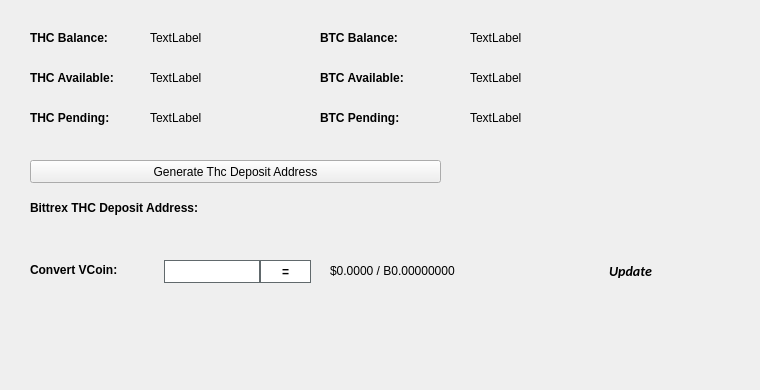
   <widget class="QWidget" name="BalanceTab">
    <attribute name="title">
     <string>Balance</string>
    </attribute>
    <widget class="QLabel" name="BitcoinBalanceLabel">
     <property name="geometry">
      <rect>
       <x>470</x>
       <y>30</y>
       <width>150</width>
       <height>16</height>
      </rect>
     </property>
     <property name="text">
      <string>TextLabel</string>
     </property>
    </widget>
    <widget class="QLabel" name="THCBalanceLabel">
     <property name="geometry">
      <rect>
       <x>150</x>
       <y>30</y>
       <width>150</width>
       <height>16</height>
      </rect>
     </property>
     <property name="text">
      <string>TextLabel</string>
     </property>
    </widget>
    <widget class="QLabel" name="label_11">
     <property name="geometry">
      <rect>
       <x>30</x>
       <y>30</y>
       <width>101</width>
       <height>16</height>
      </rect>
     </property>
     <property name="font">
      <font>
       <weight>75</weight>
       <bold>true</bold>
      </font>
     </property>
     <property name="text">
      <string>THC Balance:</string>
     </property>
    </widget>
    <widget class="QLabel" name="label_12">
     <property name="geometry">
      <rect>
       <x>320</x>
       <y>30</y>
       <width>101</width>
       <height>16</height>
      </rect>
     </property>
     <property name="font">
      <font>
       <weight>75</weight>
       <bold>true</bold>
      </font>
     </property>
     <property name="text">
      <string>BTC Balance:</string>
     </property>
    </widget>
    <widget class="QLabel" name="THCAvailableLabel_2">
     <property name="geometry">
      <rect>
       <x>150</x>
       <y>70</y>
       <width>150</width>
       <height>16</height>
      </rect>
     </property>
     <property name="text">
      <string>TextLabel</string>
     </property>
    </widget>
    <widget class="QLabel" name="label_13">
     <property name="geometry">
      <rect>
       <x>30</x>
       <y>70</y>
       <width>111</width>
       <height>16</height>
      </rect>
     </property>
     <property name="font">
      <font>
       <weight>75</weight>
       <bold>true</bold>
      </font>
     </property>
     <property name="text">
      <string>THC Available:</string>
     </property>
    </widget>
    <widget class="QLabel" name="label_14">
     <property name="geometry">
      <rect>
       <x>30</x>
       <y>110</y>
       <width>101</width>
       <height>16</height>
      </rect>
     </property>
     <property name="font">
      <font>
       <weight>75</weight>
       <bold>true</bold>
      </font>
     </property>
     <property name="text">
      <string>THC Pending:</string>
     </property>
    </widget>
    <widget class="QLabel" name="THCPendingLabel">
     <property name="geometry">
      <rect>
       <x>150</x>
       <y>110</y>
       <width>150</width>
       <height>16</height>
      </rect>
     </property>
     <property name="text">
      <string>TextLabel</string>
     </property>
    </widget>
    <widget class="QLabel" name="label_15">
     <property name="geometry">
      <rect>
       <x>320</x>
       <y>70</y>
       <width>111</width>
       <height>16</height>
      </rect>
     </property>
     <property name="font">
      <font>
       <weight>75</weight>
       <bold>true</bold>
      </font>
     </property>
     <property name="text">
      <string>BTC Available:</string>
     </property>
    </widget>
    <widget class="QLabel" name="BitcoinAvailableLabel">
     <property name="geometry">
      <rect>
       <x>470</x>
       <y>70</y>
       <width>150</width>
       <height>16</height>
      </rect>
     </property>
     <property name="text">
      <string>TextLabel</string>
     </property>
    </widget>
    <widget class="QLabel" name="label_31">
     <property name="geometry">
      <rect>
       <x>320</x>
       <y>110</y>
       <width>111</width>
       <height>16</height>
      </rect>
     </property>
     <property name="font">
      <font>
       <weight>75</weight>
       <bold>true</bold>
      </font>
     </property>
     <property name="text">
      <string>BTC Pending:</string>
     </property>
    </widget>
    <widget class="QLabel" name="BitcoinPendingLabel">
     <property name="geometry">
      <rect>
       <x>470</x>
       <y>110</y>
       <width>150</width>
       <height>16</height>
      </rect>
     </property>
     <property name="text">
      <string>TextLabel</string>
     </property>
    </widget>
    <widget class="QLabel" name="label_33">
     <property name="geometry">
      <rect>
       <x>30</x>
       <y>200</y>
       <width>221</width>
       <height>16</height>
      </rect>
     </property>
     <property name="font">
      <font>
       <weight>75</weight>
       <bold>true</bold>
      </font>
     </property>
     <property name="text">
      <string>Bittrex THC Deposit Address:</string>
     </property>
    </widget>
    <widget class="QPushButton" name="GenDepositBTN">
     <property name="geometry">
      <rect>
       <x>30</x>
       <y>160</y>
       <width>411</width>
       <height>23</height>
      </rect>
     </property>
     <property name="text">
      <string>Generate Thc Deposit Address</string>
     </property>
     <property name="icon">
      <iconset resource="../thc.qrc">
       <normaloff>:/icons/bitcoin</normaloff>:/icons/bitcoin</iconset>
     </property>
    </widget>
    <widget class="QLabel" name="DepositAddressLabel">
     <property name="geometry">
      <rect>
       <x>200</x>
       <y>200</y>
       <width>261</width>
       <height>16</height>
      </rect>
     </property>
     <property name="palette">
      <palette>
       <active>
        <colorrole role="WindowText">
         <brush brushstyle="SolidPattern">
          <color alpha="255">
           <red>0</red>
           <green>0</green>
           <blue>0</blue>
          </color>
         </brush>
        </colorrole>
        <colorrole role="Text">
         <brush brushstyle="SolidPattern">
          <color alpha="255">
           <red>0</red>
           <green>0</green>
           <blue>255</blue>
          </color>
         </brush>
        </colorrole>
       </active>
       <inactive>
        <colorrole role="WindowText">
         <brush brushstyle="SolidPattern">
          <color alpha="255">
           <red>0</red>
           <green>0</green>
           <blue>0</blue>
          </color>
         </brush>
        </colorrole>
        <colorrole role="Text">
         <brush brushstyle="SolidPattern">
          <color alpha="255">
           <red>0</red>
           <green>0</green>
           <blue>255</blue>
          </color>
         </brush>
        </colorrole>
       </inactive>
       <disabled>
        <colorrole role="WindowText">
         <brush brushstyle="SolidPattern">
          <color alpha="255">
           <red>120</red>
           <green>120</green>
           <blue>120</blue>
          </color>
         </brush>
        </colorrole>
        <colorrole role="Text">
         <brush brushstyle="SolidPattern">
          <color alpha="255">
           <red>120</red>
           <green>120</green>
           <blue>120</blue>
          </color>
         </brush>
        </colorrole>
       </disabled>
      </palette>
     </property>
     <property name="font">
      <font>
       <weight>75</weight>
       <bold>true</bold>
      </font>
     </property>
     <property name="text">
      <string/>
     </property>
     <property name="alignment">
      <set>Qt::AlignRight|Qt::AlignTrailing|Qt::AlignVCenter</set>
     </property>
     <property name="textInteractionFlags">
      <set>Qt::LinksAccessibleByMouse|Qt::TextSelectableByKeyboard|Qt::TextSelectableByMouse</set>
     </property>
    </widget>
    <widget class="QLabel" name="label_8">
     <property name="geometry">
      <rect>
       <x>460</x>
       <y>300</y>
       <width>281</width>
       <height>81</height>
      </rect>
     </property>
     <property name="text">
      <string/>
     </property>
     <property name="pixmap">
      <pixmap>:/images/bittrex</pixmap>
     </property>
    </widget>
    <widget class="QWidget" name="widgetConversion" native="true">
     <property name="geometry">
      <rect>
       <x>0</x>
       <y>250</y>
       <width>751</width>
       <height>43</height>
      </rect>
     </property>
     <property name="minimumSize">
      <size>
       <width>0</width>
       <height>43</height>
      </size>
     </property>
     <property name="styleSheet">
      <string notr="true"/>
     </property>
     <widget class="QPushButton" name="btnUpdateMarketData">
      <property name="geometry">
       <rect>
        <x>575</x>
        <y>0</y>
        <width>111</width>
        <height>41</height>
       </rect>
      </property>
      <property name="sizePolicy">
       <sizepolicy hsizetype="Expanding" vsizetype="Expanding">
        <horstretch>0</horstretch>
        <verstretch>0</verstretch>
       </sizepolicy>
      </property>
      <property name="font">
       <font>
        <family>calibri</family>
        <pointsize>-1</pointsize>
        <weight>75</weight>
        <italic>true</italic>
        <bold>true</bold>
       </font>
      </property>
      <property name="styleSheet">
       <string notr="true">margin:0px;text-align:center;padding:2px;border-radius:3px;font-style:italic;width:100px;font-size:14px;font-family:calibri;font-weight:600;</string>
      </property>
      <property name="text">
       <string>Update</string>
      </property>
      <property name="iconSize">
       <size>
        <width>150</width>
        <height>35</height>
       </size>
      </property>
      <property name="autoDefault">
       <bool>true</bool>
      </property>
      <property name="default">
       <bool>true</bool>
      </property>
     </widget>
     <widget class="QLabel" name="lblConvertVCoin">
      <property name="geometry">
       <rect>
        <x>30</x>
        <y>10</y>
        <width>131</width>
        <height>20</height>
       </rect>
      </property>
      <property name="styleSheet">
       <string notr="true"/>
      </property>
      <property name="text">
       <string>&lt;html&gt;&lt;head/&gt;&lt;body&gt;&lt;p&gt;&lt;span style=&quot; font-weight:600;&quot;&gt;Convert VCoin:&lt;/span&gt;&lt;/p&gt;&lt;/body&gt;&lt;/html&gt;</string>
      </property>
     </widget>
     <widget class="QLineEdit" name="txtConvertVCoinQty">
      <property name="geometry">
       <rect>
        <x>160</x>
        <y>10</y>
        <width>100</width>
        <height>23</height>
       </rect>
      </property>
      <property name="minimumSize">
       <size>
        <width>100</width>
        <height>23</height>
       </size>
      </property>
      <property name="maximumSize">
       <size>
        <width>100</width>
        <height>16777215</height>
       </size>
      </property>
      <property name="styleSheet">
       <string notr="true">border: 1px solid #61696c;margin-left:4px;</string>
      </property>
     </widget>
     <widget class="QPushButton" name="btnConvertThc">
      <property name="geometry">
       <rect>
        <x>260</x>
        <y>10</y>
        <width>51</width>
        <height>23</height>
       </rect>
      </property>
      <property name="minimumSize">
       <size>
        <width>0</width>
        <height>23</height>
       </size>
      </property>
      <property name="styleSheet">
       <string notr="true">border:1px solid #61696c;background:white;font-weight:600;</string>
      </property>
      <property name="text">
       <string>=</string>
      </property>
     </widget>
     <widget class="QLabel" name="lblConvertVCoinResults">
      <property name="geometry">
       <rect>
        <x>330</x>
        <y>0</y>
        <width>201</width>
        <height>41</height>
       </rect>
      </property>
      <property name="styleSheet">
       <string notr="true"/>
      </property>
      <property name="text">
       <string>$0.0000 / B0.00000000</string>
      </property>
     </widget>
     <widget class="QLabel" name="iconOverviewUpdateWait">
      <property name="geometry">
       <rect>
        <x>670</x>
        <y>10</y>
        <width>24</width>
        <height>24</height>
       </rect>
      </property>
      <property name="text">
       <string/>
      </property>
      <property name="pixmap">
       <pixmap resource="../thc.qrc">:/icons/transaction_1</pixmap>
      </property>
      <property name="scaledContents">
       <bool>true</bool>
      </property>
      <property name="alignment">
       <set>Qt::AlignCenter</set>
      </property>
     </widget>
    </widget>
   </widget>
